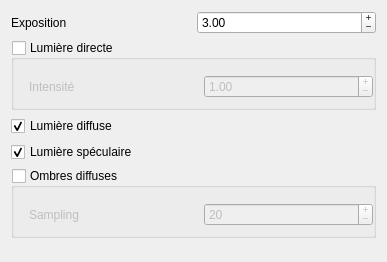
       <widget class="QWidget" name="page_8">
        <property name="geometry">
         <rect>
          <x>0</x>
          <y>0</y>
          <width>387</width>
          <height>262</height>
         </rect>
        </property>
        <attribute name="icon">
         <iconset>
          <normalon>../../.designer/backup/Raytracer/raytracer-42/quitter.png</normalon>
         </iconset>
        </attribute>
        <attribute name="label">
         <string>Lumières</string>
        </attribute>
        <layout class="QVBoxLayout" name="verticalLayout">
         <item>
          <widget class="QWidget" name="widget_2" native="true">
           <layout class="QGridLayout" name="gridLayout_14">
            <property name="margin">
             <number>0</number>
            </property>
            <item row="0" column="0">
             <widget class="QLabel" name="label_7">
              <property name="text">
               <string>Exposition</string>
              </property>
             </widget>
            </item>
            <item row="0" column="1">
             <widget class="QDoubleSpinBox" name="_exposure">
              <property name="buttonSymbols">
               <enum>QAbstractSpinBox::PlusMinus</enum>
              </property>
              <property name="maximum">
               <double>100.000000000000000</double>
              </property>
              <property name="singleStep">
               <double>0.100000000000000</double>
              </property>
              <property name="value">
               <double>3.000000000000000</double>
              </property>
             </widget>
            </item>
            <item row="3" column="0" colspan="2">
             <widget class="QCheckBox" name="_specularLighting">
              <property name="text">
               <string>Lumière spéculaire</string>
              </property>
              <property name="checked">
               <bool>true</bool>
              </property>
             </widget>
            </item>
            <item row="5" column="0">
             <spacer name="verticalSpacer">
              <property name="orientation">
               <enum>Qt::Vertical</enum>
              </property>
              <property name="sizeHint" stdset="0">
               <size>
                <width>20</width>
                <height>40</height>
               </size>
              </property>
             </spacer>
            </item>
            <item row="4" column="0" colspan="2">
             <widget class="QGroupBox" name="_diffuseShading">
              <property name="title">
               <string>Ombres diffuses</string>
              </property>
              <property name="checkable">
               <bool>true</bool>
              </property>
              <property name="checked">
               <bool>false</bool>
              </property>
              <layout class="QGridLayout" name="gridLayout_10">
               <property name="leftMargin">
                <number>15</number>
               </property>
               <property name="topMargin">
                <number>15</number>
               </property>
               <property name="rightMargin">
                <number>0</number>
               </property>
               <item row="0" column="1">
                <widget class="QSpinBox" name="_diffuseShadingSampling">
                 <property name="buttonSymbols">
                  <enum>QAbstractSpinBox::PlusMinus</enum>
                 </property>
                 <property name="minimum">
                  <number>1</number>
                 </property>
                 <property name="maximum">
                  <number>10000</number>
                 </property>
                 <property name="value">
                  <number>20</number>
                 </property>
                </widget>
               </item>
               <item row="0" column="0">
                <widget class="QLabel" name="label_9">
                 <property name="text">
                  <string>Sampling</string>
                 </property>
                </widget>
               </item>
              </layout>
             </widget>
            </item>
            <item row="2" column="0">
             <widget class="QCheckBox" name="_diffuseLighting">
              <property name="text">
               <string>Lumière diffuse</string>
              </property>
              <property name="checked">
               <bool>true</bool>
              </property>
             </widget>
            </item>
            <item row="1" column="0" colspan="2">
             <widget class="QGroupBox" name="_directLighting">
              <property name="title">
               <string>Lumière directe</string>
              </property>
              <property name="checkable">
               <bool>true</bool>
              </property>
              <property name="checked">
               <bool>false</bool>
              </property>
              <layout class="QGridLayout" name="gridLayout_8">
               <property name="leftMargin">
                <number>15</number>
               </property>
               <property name="topMargin">
                <number>15</number>
               </property>
               <property name="rightMargin">
                <number>0</number>
               </property>
               <item row="0" column="1">
                <widget class="QDoubleSpinBox" name="_directLightingIntensity">
                 <property name="buttonSymbols">
                  <enum>QAbstractSpinBox::PlusMinus</enum>
                 </property>
                 <property name="maximum">
                  <double>2.000000000000000</double>
                 </property>
                 <property name="singleStep">
                  <double>0.010000000000000</double>
                 </property>
                 <property name="value">
                  <double>1.000000000000000</double>
                 </property>
                </widget>
               </item>
               <item row="0" column="0">
                <widget class="QLabel" name="label_8">
                 <property name="text">
                  <string>Intensité</string>
                 </property>
                </widget>
               </item>
              </layout>
             </widget>
            </item>
           </layout>
          </widget>
         </item>
        </layout>
       </widget>
